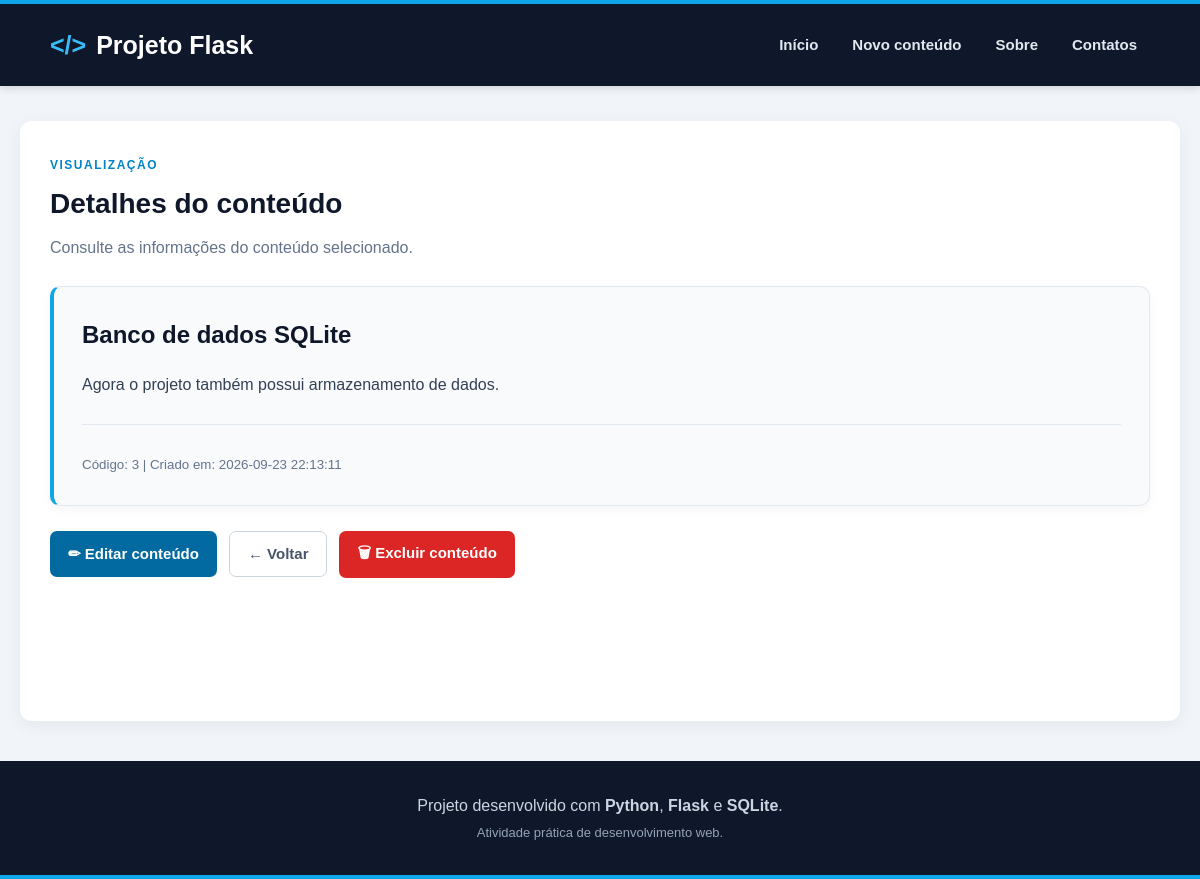
Page /view/3 on the committed database.
### tables this page shows
CREATE TABLE content (
    c_id INTEGER PRIMARY KEY AUTOINCREMENT,
    c_title TEXT NOT NULL,
    c_text TEXT NOT NULL,
    c_created_at TIMESTAMP DEFAULT CURRENT_TIMESTAMP,
    c_status TEXT DEFAULT 'on'
);

### app.py (the view)
@app.route("/view/<int:c_id>")
def view(c_id):
    with sqlite3.connect(DATABASE) as conn:
        conn.row_factory = sqlite3.Row
        content = conn.execute("""
            SELECT
                c_id,
                c_title,
                c_text,
                c_created_at
            FROM content
            WHERE c_id = ?
              AND c_status = 'on'
        """, (c_id,)).fetchone()
    if content is None:
        return "Conteúdo não encontrado.", 404
    return render_template(
        "view.html",
        content=content
    )

### templates/view.html (shortened to what this page needs)
{% extends "_base.html" %}
{% block content %}
<section class="page-header">
    <span class="page-label">
        VISUALIZAÇÃO
    </span>
    <h2>Detalhes do conteúdo</h2>
    <p>
        Consulte as informações do conteúdo selecionado.
    </p>
</section>
<article class="content-view">
    <h2>
        {{ content["c_title"] }}
    </h2>
    <p>
        {{ content["c_text"] }}
    </p>
    <hr>
    <small>
        Código: {{ content["c_id"] }}
        |
        Criado em: {{ content["c_created_at"] }}
    </small>
</article>
<div class="form-actions">
    <a
        href="{{ url_for('edit', c_id=content['c_id']) }}"
        class="btn-primary"
    >
        ✏ Editar conteúdo
    </a>
    <a
        href="{{ url_for('index') }}"
        class="btn-secondary"
    >
        ← Voltar
    </a>
    <form
        method="POST"
        action="{{ url_for('delete', c_id=content['c_id']) }}"
        class="delete-form"
        onsubmit="return confirm('Tem certeza que deseja excluir este conteúdo?');"
    >
        <button
            type="submit"
            class="btn-danger"
        >
            🗑 Excluir conteúdo
        </button>
    </form>
</div>
{% endblock %}

### static/css/style.css (style rules this page uses)
* { box-sizing: border-box; }
html { scroll-behavior: smooth; }
body { margin: 0; font-family: Arial, Helvetica, sans-serif; background-color: #f1f5f9; color: #1e293b; line-height: 1.6; }
h1, h2, h3 { color: #0f172a; }
h2 { margin-top: 0; }
.main-container a { color: #0369a1; font-weight: 600; }
.page-header { margin-bottom: 25px; }
.page-label { display: inline-block; margin-bottom: 7px; color: #0284c7; font-size: 12px; font-weight: bold; letter-spacing: 1.5px; }
.page-header h2 { margin: 0 0 8px; font-size: 28px; }
.page-header p { margin: 0; color: #64748b; }
button { padding: 11px 18px; background-color: #0369a1; color: white; border: none; border-radius: 7px; font-size: 15px; font-weight: bold; cursor: pointer; transition: background-color 0.2s, transform 0.2s, box-shadow 0.2s; }
.form-actions { display: flex; align-items: center; flex-wrap: wrap; gap: 12px; margin-top: 25px; }
.btn-primary { display: inline-block; padding: 11px 18px; background-color: #0369a1; color: white; border: none; border-radius: 7px; text-decoration: none; font-size: 15px; font-weight: bold; cursor: pointer; transition: background-color 0.2s, transform 0.2s; }
.main-container a.btn-primary { color: white; text-decoration: none; }
.main-container .btn-secondary { display: inline-block; padding: 10px 18px; background-color: white; color: #475569; border: 1px solid #cbd5e1; border-radius: 7px; text-decoration: none; font-size: 15px; font-weight: bold; transition: background-color 0.2s, color 0.2s, border-color 0.2s, transform 0.2s; }
.btn-danger { display: inline-block; padding: 11px 18px; background-color: #dc2626; color: white; border: none; border-radius: 7px; font-size: 15px; font-weight: bold; cursor: pointer; transition: background-color 0.2s, transform 0.2s; }
.delete-form { margin: 0; padding: 0; }
article { line-height: 1.7; }
.content-view { padding: 28px; background-color: #f8fafc; border: 1px solid #e2e8f0; border-left: 4px solid #0ea5e9; border-radius: 10px; box-shadow: 0 4px 12px rgba(15, 23, 42, 0.04); }
.content-view h2 { margin-top: 0; margin-bottom: 15px; color: #0f172a; }
.content-view p { color: #334155; }
.content-view small { color: #64748b; }
hr { margin: 25px 0; border: 0; border-top: 1px solid #e2e8f0; }

### rows in the picture
content: c_title "Banco de dados SQLite", c_text "Agora o projeto também possui armazenamento de dados.", c_id "3", c_created_at "2026-09-23 22:13:11"
